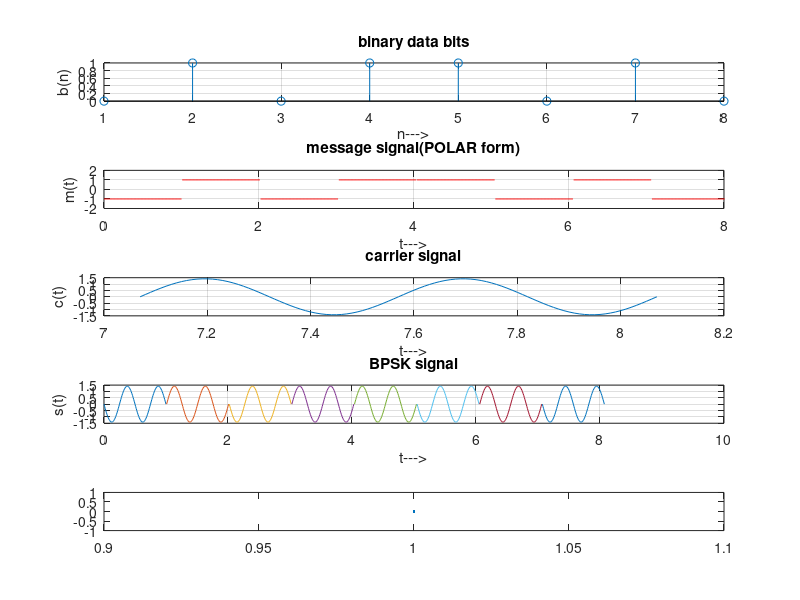

Recreate this plot in MATLAB.
clc; 
clear all; 
close all; 
%GENERATE CARRIER SIGNAL 
Tb=1; t=0:Tb/100:Tb;
 fc=2; c=sqrt(2/Tb)*sin(2*pi*fc*t); 
%generate message signal
 N=8; 
m=rand(1,N); 
t1=0; t2=Tb; 
for i=1:N 
t=[t1:.01:t2]
if m(i)>0.5
       m(i)=1;
            m_s=ones(1,length(t)); 
          else 
               m(i)=0; 
               m_s=-1*ones(1,length(t)); 
end 
message(i,:)=m_s; 
%product of carrier and message signal 
bpsk_sig(i,:)=c.*m_s; %
%Plot the message and BPSK modulated signal 
subplot(5,1,2);axis([0 N -2 2]);plot(t,message(i,:),'r');
 title('message signal(POLAR form)');xlabel('t--->');ylabel('m(t)'); 
grid on; hold on; 
subplot(5,1,4);plot(t,bpsk_sig(i,:)); 
title('BPSK signal');xlabel('t--->');ylabel('s(t)'); 
grid on; hold on; 
t1=t1+1.01; t2=t2+1.01; 
end
hold off
%plot the input binary data and carrier signal 
subplot(5,1,1);stem(m);
 title('binary data bits');xlabel('n--->');ylabel('b(n)'); 
grid on;
 subplot(5,1,3);plot(t,c); 
title('carrier signal');xlabel('t--->');ylabel('c(t)'); 
grid on;

% BPSK Demodulation 
t1=0;t2=Tb 
for i=1:N 
t=[t1:.01:t2]
end
%correlator
 x=sum(c.*bpsk_sig(i,:)); 
%decision device 
if x>0 
demod(i)=1; 
else 
demod(i)=0; 
end 
t1=t1+1.01;
subplot(5,1,5);plot(demod(i));
